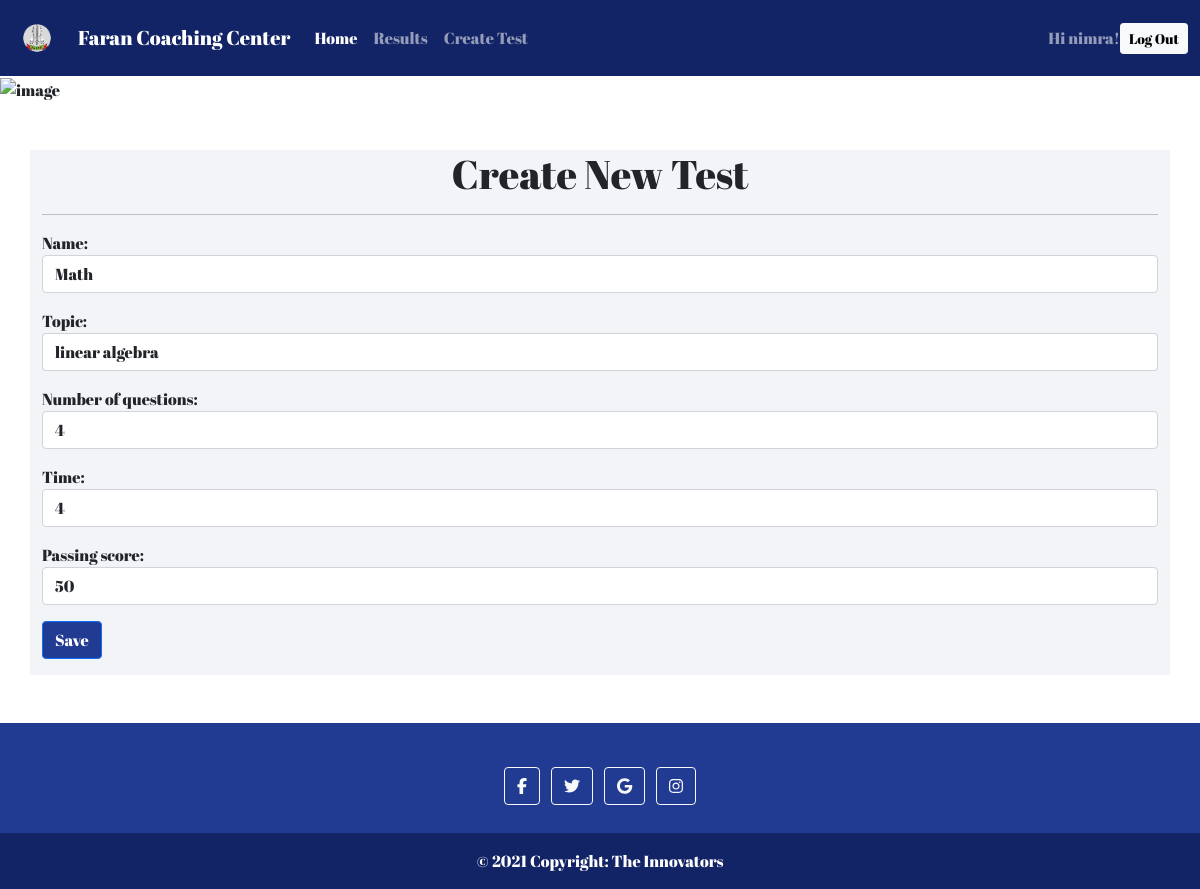
/test/18/edit/ (signed in), run on the app's committed database.
### mcqs/models.py (models this page shows, shortened)
class Test(models.Model):
    name = models.CharField(max_length=120)
    topic = models.CharField(max_length=500)
    number_of_questions = models.IntegerField()
    time = models.IntegerField()
    passing_score = models.IntegerField()
    created_by = models.ForeignKey(User, on_delete=models.CASCADE)
    created_date_time = models.DateTimeField(auto_now=False, auto_now_add=False, default=timezone.now)

### mcqs/views.py (the view)
# urls.py: path('test/<pk>/edit/', views.UpdateTestView.as_view(), name='test_edit'),
class UpdateTestView(UserPassesTestMixin,UpdateView):
    form_class = TestForm
    model = Test
    def test_func(self):
       return self.request.user.is_superuser

### mcqs/forms.py
class TestForm(forms.ModelForm):
    class Meta:
        model = Test
        fields = ('name','topic', 'number_of_questions','time','passing_score')
        widgets = {
            'name': forms.TextInput(attrs={'class': 'textinputclass form-control', 'title': 'Name'}),
            'topic': forms.TextInput(attrs={'class': 'textinputclass form-control', 'title': 'Topic'}),
            'number_of_questions': forms.NumberInput(attrs={'class': 'form-control', 'title': 'Number of Questions', 'min':'1'}),
            'time': forms.NumberInput(attrs={'class': 'form-control', 'title':'Time', 'placeholder':'Duration of test in minutes', 'min':'1'}),
            'passing_score':forms.NumberInput(attrs={'class': 'form-control', 'placeholder':'Required score in %', 'min':'1', 'max':'100'}),
        }

### mcqs/templates/mcqs/test_form.html (shortened to what this page needs)
{% extends 'base.html' %}
{% block content %}
<div class="container mt-5 mb-5" style="background-color: #F3F4F7;">
    <h1 class="text-center">Create New Test</h1>
    <hr>
    <div class="form-group">
    <form method="POST">
    {{form.as_p}}
    <button type="submit" class="save btn btn-primary mb-3">Save</button>
    </form>
    </div>
</div>
{% endblock %}

### templates/base.html (shortened to what this page needs)
{% load static %}
<!doctype html>
<html lang="en" class="h-100">
  <head>
    <link href="https://cdn.jsdelivr.net/npm/bootstrap@5.0.1/dist/css/bootstrap.min.css" rel="stylesheet">
    <link rel="stylesheet" href={% static 'style.css' %}>
  </head>
  <body class="d-flex flex-column h-100">
    <header>
      <nav class="navbar navbar-expand-lg navbar-dark" style="background-color: #122465;">
      <div class="container-fluid">
        <a class="navbar-brand" href="{% url 'mcqs:main-view' %}">
          <img src="{% static 'images/faran-logo.png' %}" alt="" width="50" height="50">
        </a>
        <a class="navbar-brand" href="{% url 'mcqs:main-view' %}">Faran Coaching Center</a>
        <div class="collapse navbar-collapse" id="navbarText">
          <ul class="navbar-nav me-auto mb-2 mb-lg-0">
            <li class="nav-item">
              <a class="nav-link active" aria-current="page" href="{% url 'mcqs:main-view' %}">Home</a>
            </li>
            <li class="nav-item">
              {% if user.is_superuser %}
                <a class="nav-link" href="{% url 'mcqs:result-view' %}">Results</a>
              {% else %}
                <a class="nav-link" href="{% url 'mcqs:user-result-view' %}">Results</a>
              {% endif %}
            </li>
            {% if user.is_superuser %}
            <li class="nav-item">
              <a class="nav-link" href="{% url 'mcqs:test_new' %}">Create Test</a>
              </li>
            {% endif %}
          </ul>
          {% if user.is_authenticated %}
          <span class="navbar-text">
            Hi {{ user.username }}!
          </span>
            <a class="btn btn-light btn-sm" href="{% url 'logout' %}">Log Out</a>
          {% else %}
            <a class="btn btn-light btn-sm" href="{% url 'login' %}">Log In</a>
          {% endif %}
        </div>
      </div>
    </nav>
    </header>
<main class="flex-shrink-0">
    <img src="{% static 'images/back_image.jpg' %}" class="img-fluid" alt="image" style="height: 550px; width: 100%;">
    {% block content %}
    {% endblock content %}
</main>
<footer class="footer mt-auto py-3 text-center text-white pb-0"  style="background-color: #223B92;">
<div class="container p-4 pb-0">
<section class="mb-4">
  <a class="btn btn-outline-light btn-floating m-1" href="https://www.facebook.com/ThePinnacleCollege/" role="button"
    ><i class="fab fa-facebook-f"></i
  ></a>
  <a class="btn btn-outline-light btn-floating m-1" href="https://twitter.com/adeelrao256" role="button"
    ><i class="fab fa-twitter"></i
  ></a>
  <a class="btn btn-outline-light btn-floating m-1" href="https://play.google.com/store/apps/details?id=com.kambohcomputingservices.parentsportal.pinnacle_college_karachi&hl=en&gl=US" role="button"
    ><i class="fab fa-google"></i
  ></a>
  <a class="btn btn-outline-light btn-floating m-1" href="https://www.instagram.com/thepinnaclecollege/" role="button"
    ><i class="fab fa-instagram"></i
  ></a>
</section>
</div>
<div class="text-center p-3 mb-0" style="background-color: #122465;">
© 2021 Copyright: The Innovators
</div>
</footer>
</body>
</html>

### templates/base.html (style rules this page uses)
body { font-family: 'myfont'; }
.btn-primary { background-color: #223B92; }

### data on the page
Test: name "Math", topic "linear algebra", number_of_questions "4", time "4", passing_score "50"

### other printed values
{{ user.username }} "nimra"
